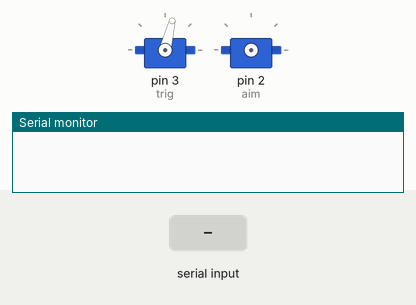
This sketch was run on a simulated Arduino Uno, built with avr-gcc and run on an emulated ATmega328P. Parts: 2 × servo, the last lines printed to the serial monitor. The test bench sets the inputs (shaded band).

Above: at 1.2 s.
1.3 s: "L" received over Serial
At 2.1 s:
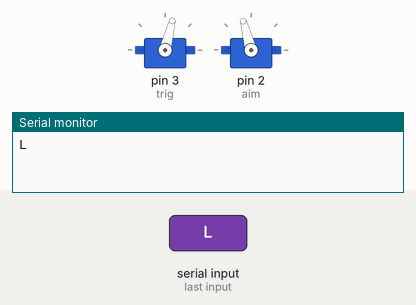
4.3 s: "X" received over Serial
At 5.7 s:
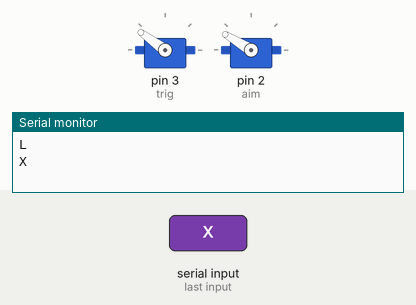
6.5 s: "R" received over Serial
9.5 s: "x" received over Serial
At 9.95 s:
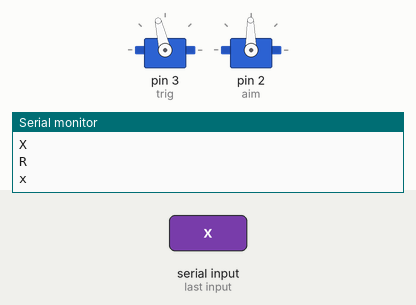
Timing chart, 0 to 12.5 s (numbered marks = the images above; inputs shaded):
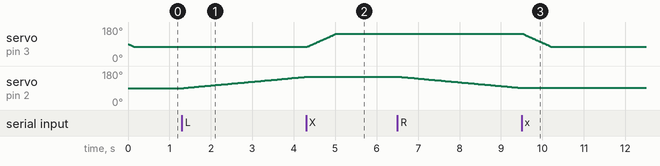

The sketch:

Turret2.ino
```cpp
#include <Servo.h>

char dataIn='S';char determinant;char det;int vel = 0;
int pos_aim = 90, pos_trig = 90; int fire = 0;
Servo aim, trig;

void setup() {
pinMode(2,OUTPUT);
pinMode(3,OUTPUT);
Serial.begin(9600);
}

void loop() {


  det = check();

if (det == 'L'){
  if (pos_aim < 180){
  aim.attach(2);
  aim.write(pos_aim);
  pos_aim = pos_aim + 1;
  delay(50);
  }
  det = check();
}
if (det == 'R') {
  if (pos_aim > 0){
    aim.attach(2);
    aim.write(pos_aim);
    pos_aim = pos_aim - 1;
    delay(50);
  }
  det = check();
}
if (det == 'X'){
  fire = 1;
  det = check();
}
if (det == 'x'){
  fire = 0;
  det = check();
}
if (fire == 1) {
  if (pos_trig < 145) {
   trig.attach(3);
   trig.write(pos_trig);
   pos_trig = pos_trig + 1;
   delay(10);
//   Serial.println(pos_trig);
  }
  else  {
    trig.detach();
  }
  det = check();
  }
if (fire == 0) {
  if (pos_trig > 75) {
    trig.attach(3);
    trig.write(pos_trig);
    pos_trig = pos_trig - 1;
    delay(10);
 //   Serial.println(pos_trig);
  }
  else  {
    trig.detach();
  }
  det = check();
}
if (det == 'S') {
  aim.detach();

  det = check();
}


}
 int check()
 {if (Serial.available() > 0) {dataIn = Serial.read();
Serial.println(dataIn);
if (dataIn == 'F'){determinant = 'F';}
else if (dataIn == 'B'){determinant = 'B';}else if (dataIn == 'L'){determinant = 'L';}
else if (dataIn == 'R'){determinant = 'R';}else if (dataIn == 'I'){determinant = 'I';}
else if (dataIn == 'J'){determinant = 'J';}else if (dataIn == 'G'){determinant = 'G';}
else if (dataIn == 'H'){determinant = 'H';}else if (dataIn == 'S'){determinant = 'S';}
else if (dataIn == '0'){vel = 400;}else if (dataIn == '1'){vel = 380;}
else if (dataIn == '2'){vel = 340;}else if (dataIn == '3'){vel = 320;}
else if (dataIn == '4'){vel = 280;}else if (dataIn == '5'){vel = 240;}
else if (dataIn == '6'){vel = 200;}else if (dataIn == '7'){vel = 160;}
else if (dataIn == '8'){vel = 120;}else if (dataIn == '9'){vel = 80;}
else if (dataIn == 'q'){vel = 40;}else if (dataIn == 'U'){determinant = 'U';}
else if (dataIn == 'u'){determinant = 'u';}else if (dataIn == 'W'){determinant = 'W';}
else if (dataIn == 'w'){determinant = 'w';}else if (dataIn == 'X'){determinant = 'X';}
else if (dataIn == 'x'){determinant = 'x';}}return determinant;}
```

Measured:
- after the input at 1.3 s, servo on pin 2 (aim): moves from 90° to 149° over 2.9 s, starting after 0.05 s
- after the input at 4.3 s, servo on pin 2 (aim): stays 149° (without the input it goes to 150° after 0.01 s)
- after the input at 9.5 s, servo on pin 2 (aim): stays 91° (without the input it goes to 90° after 0.01 s)
